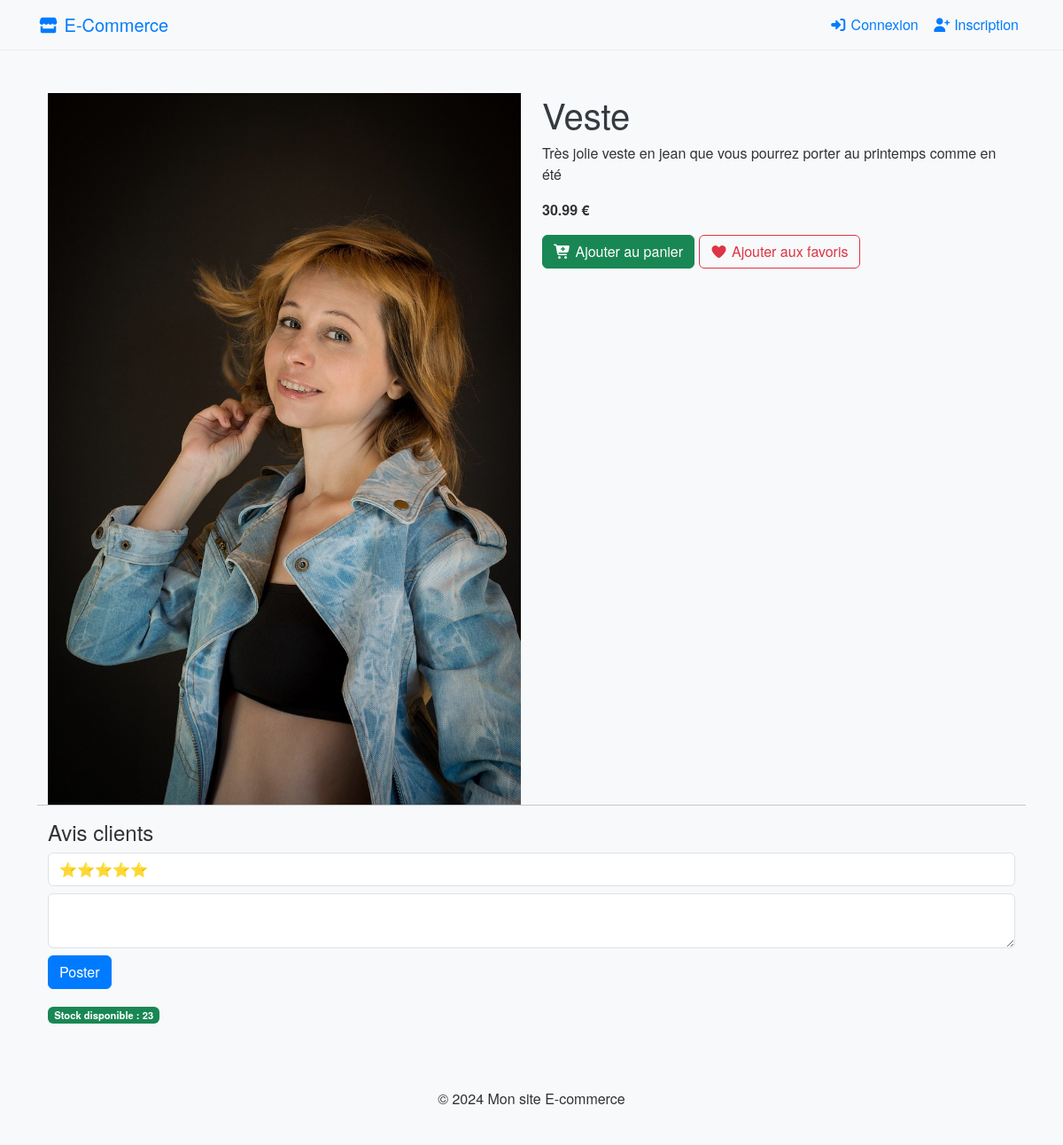
Page /product/veste/ on the earlier database version.
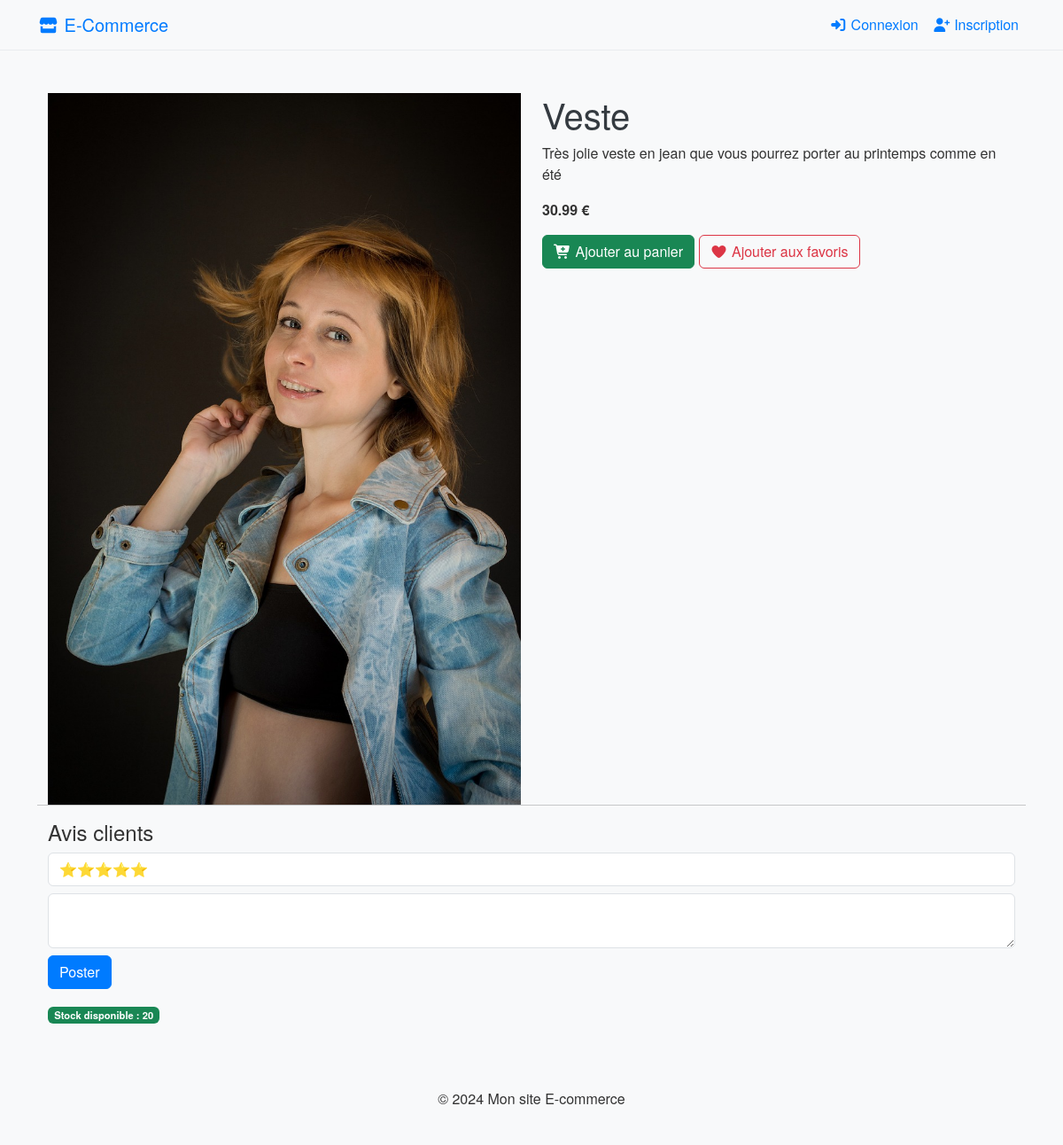
Same page on the later database version.
### shop/models.py (models this page shows, shortened)
class Product(models.Model):
    name = models.CharField(max_length=255)
    slug = models.SlugField(unique=True)
    category = models.ForeignKey('Category', on_delete=models.CASCADE)
    description = models.TextField()
    price = models.DecimalField(max_digits=10, decimal_places=2)
    stock_minimum = models.IntegerField(default=5)  # Seuil minimum de stock
    stock = models.IntegerField()
    available = models.BooleanField(default=True)
    created_at = models.DateTimeField(auto_now_add=True)
    image = models.ImageField(upload_to='products/%Y/%m/%d/', blank=True)

### shop/views.py (the view)
# urls.py: path('product/<slug:slug>/', views.product_detail, name='product_detail'),
def product_detail(request, slug):
    product = Product.objects.get(slug=slug)
    user_wishlist = []
    if request.user.is_authenticated:
        user_wishlist = Wishlist.objects.filter(user=request.user).values_list('product', flat=True)
    return render(request, 'shop/product_detail.html', {
        'product': product,
        'user_wishlist': user_wishlist
    })

### shop/context_processors.py (called while the page is built)
def cart_data(request):
    if request.user.is_authenticated:
        try:
            cart = Cart.objects.get(user=request.user)
            items = cart.cartitem_set.all()
            total = sum(item.product.price * item.quantity for item in items)
            count = sum(item.quantity for item in items)
        except Cart.DoesNotExist:
            items = []
            total = 0
            count = 0
    else:
        items = []
        total = 0
        count = 0
    return {
        'cart_items_nav': items,
        'cart_total': total,
        'cart_count': count,
    }

### templates/shop/product_detail.html (shortened to what this page needs)
{% extends 'base.html' %}
{% block content %}
    <div class="container my-5">
        <div class="row">
            <div class="col-md-6">
                <img src="{{ product.image.url }}" class="img-fluid">
            </div>
            <div class="col-md-6">
                <h1>{{ product.name }}</h1>
                <p>{{ product.description }}</p>
                <p><strong>{{ product.price }} €</strong></p>
                <button class="btn btn-success add-to-cart" data-id="{{ product.id }}">
                    <i class="fas fa-cart-plus"></i> Ajouter au panier
                </button>
                <button class="btn wishlist-btn
                {% if product.id in user_wishlist %}btn-danger{% else %}btn-outline-danger{% endif %}"
                        data-id="{{ product.id }}">
                    <i class="fas fa-heart"></i>
                    {% if product.id in user_wishlist %}
                        Retirer des favoris
                    {% else %}
                        Ajouter aux favoris
                    {% endif %}
                </button>
            </div>
            <hr>
            <h4>Avis clients</h4>
            <form method="post" action="{% url 'add_review' product.id %}">
                <select name="rating" class="form-control mb-2">
                    <option value="5">⭐⭐⭐⭐⭐</option>
                </select>
                <textarea name="comment" class="form-control mb-2"></textarea>
                <button class="btn btn-primary">Poster</button>
            </form>
        </div>
        <div class="mt-3">
            {% if product.stock > 0 %}
                <span class="badge bg-success">
                Stock disponible : {{ product.stock }}
            </span>
            {% else %}
                <span class="badge bg-danger">
                Rupture de stock
            </span>
            {% endif %}
        </div>
    </div>
{% endblock %}

Differences in the rows shown:
changed Product "Veste": stock "23" → "20"
